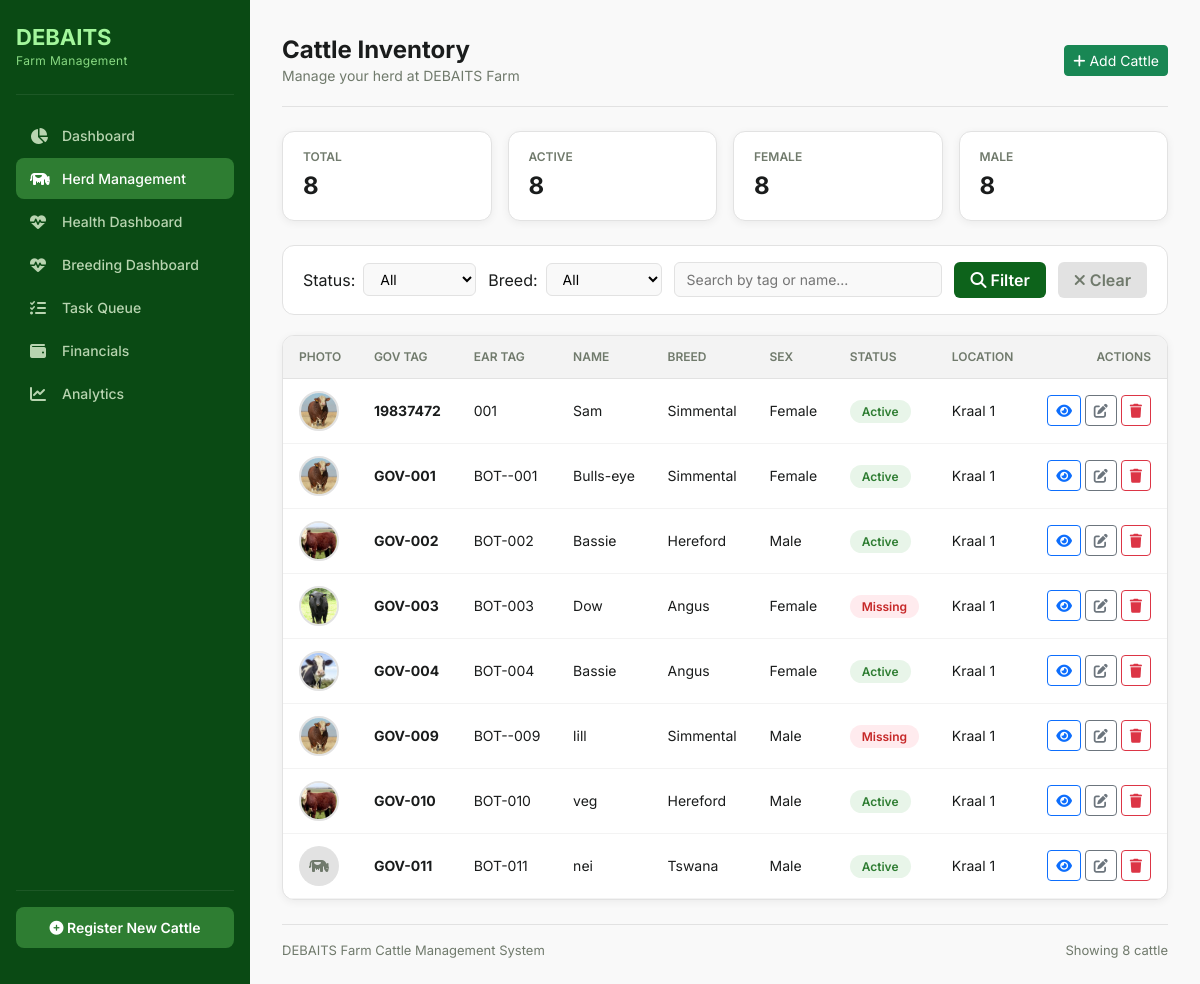
Screenshot of /cattle/ (signed in) with the database file from the repository.
### cattle/models.py (models this page shows, shortened)
class Cattle(models.Model):
    gov_tag = models.CharField(
        max_length=20,
        unique=True,
        help_text="Official Government Tag number"
    )
    ear_tag = models.CharField(
        max_length=20,
        unique=True,
        null=True,
        help_text="Unique identification tag number bought for animal"
    )
    name = models.CharField(
        max_length=100,
        blank=True,
        null=True,
        help_text="Optional name for the animal"
    )
    BREED_CHOICES=[
            ('Simmental', 'Simmental'),
            ('Brahman', 'Brahman'),
            ('Charalois', 'Charalois'),
            ('Angus', 'Angus'),
            ('Hereford', 'Hereford'),
            ('Tswana', 'Tswana'),
            ('Nguni', 'Nguni'),
            ('Crossbreed', 'Crossbreed'),
            ('Other','Other'),
        ]
    breed = models.CharField(max_length=50, choices=BREED_CHOICES)
    SEX_CHOICES = [
        ('Male', 'Male'),
        ('Female', 'Female'),
    ]
    sex = models.CharField(max_length=10, choices=SEX_CHOICES)
    date_of_birth = models.DateField(blank=True, null=True)
    COLOUR_CHOICES = [
        ('Tshumu', 'Tshumu'),
        ('Tsweu', 'Tsweu'),
        ('Naana', 'Naana'),
        ('Nala', 'Nala'),
        ('Tshumo e Bothaba', 'Tshumo e bothaba'),
        ('Tshumo e Bosetha', 'Tshumo e bosetha'),
        ('Khonou', 'Khonou'),
        ('Khunwana', 'Khunwana'),
        ('Tshwaana','Tshwaana'),
        ('Tubanaa', 'Tubana'),
        ('Tshunyana', 'Tshunyana'),
        ('Tshunyana e botlhabana', 'Tshunyana e botlhabana'),
        ('Tshetlha', 'Tshetlha'),
        ('Kgweba', 'Kgweba'),
        ('Tubana', 'Tubana'),
        ('Champana', 'Champana'),
        ('Tlhaba', 'Tlhaba'),
        ('Other', 'Other'),
    ]
    colour = models.CharField(max_length=50, choices=COLOUR_CHOICES, blank=True, null=True)
    STATUS_CHOICES = [
        ('Active', 'Active'),
        ('Sold', 'Sold'),
        ('Missing', 'Missing'),
        ('Deceased', 'Deceased'),
    ]
    current_status = models.CharField(
        max_length=20,
        choices=STATUS_CHOICES,
        default='Active'
    )
    HEALTH_STATUS_CHOICES = [
        ('Healthy', 'Healthy'),
        ('Sick', 'Sick'),
        ('Injury', 'Injury'),
        ('Under Treatment', 'Under Treatment'),
        ('Quarantined', 'Qurantined'),
    ]
    health_status = models.CharField(
        max_length=20,
        choices=HEALTH_STATUS_CHOICES,
        default='Healthy'
    )
    location = models.CharField(
        max_length=100,
        default='Kraal 1',
        help_text="Current kraal"
    )
    mother_gov_tag = models.CharField(
        max_length=20,
        blank=True,
        null=True,
        help_text="Government tag of mother"
     )
    father_gov_tag = models.CharField(
        max_length=20,
        blank=True,
        null=True,
        help_text="Government tag of father"
    )
    purchase_date = models.DateField(blank=True, null=True)
    purchase_price = models.DecimalField(
        max_digits=12,
        decimal_places=2,
        blank=True,
        null=True,
        help_text="Purchase price in BWP"
    )
    source_supplier = models.CharField(
        max_length=200,
        blank=True,
        null=True,
        help_text="Where the animal was purchased from"
    )
    photo = models.ImageField(
        upload_to='cattle_photos/',
        blank=True,
        null=True,
        help_text="Upload a photo of the animal"
    )
    notes = models.TextField(blank=True, null=True)
    created_date = models.DateTimeField(auto_now_add=True)
    updated_date = models.DateTimeField(auto_now=True)
    class Meta:
        ordering = ['gov_tag']
        verbose_name_plural = "Cattle"

### cattle/views.py (the view)
# urls.py: path('cattle/', views.cattle_list, name='cattle_list'),
@login_required
def cattle_list(request):
    cattle = Cattle.objects.all()
    status_filter = request.GET.get('status', '')
    breed_filter = request.GET.get('breed', '')
    search_query = request.GET.get('search', '')
    if status_filter:
        cattle = cattle.filter(current_status=status_filter)
    if breed_filter:
        cattle = cattle.filter(breed=breed_filter)
    if search_query:
        cattle = cattle.filter(
            Q(gov_tag__icontains=search_query) |
            Q(ear_tag__icontains=search_query) |
            Q(name__icontains=search_query)
        )
    all_breeds = Cattle.objects.values_list('breed', flat=True).distinct().order_by('breed')
    context = {
        'cattle': cattle,
        'all_breeds': all_breeds,
        'current_status': status_filter,
        'current_breed': breed_filter,
        'search_query': search_query,
        'status_choices': Cattle.STATUS_CHOICES,
    }
    return render(request, 'cattle/cattle_list.html', context)

### cattle/templates/cattle/cattle_list.html (shortened to what this page needs)
{% load static %}
<!DOCTYPE html>
<html lang="en">
<head>
    <link href="https://cdn.jsdelivr.net/npm/bootstrap@5.3.0/dist/css/bootstrap.min.css" rel="stylesheet">
    <link rel="stylesheet" href="https://cdnjs.cloudflare.com/ajax/libs/font-awesome/6.4.0/css/all.min.css">
</head>
<body>
<aside class="sidebar" id="sidebar">
    <div class="sidebar-brand">
        <h2> DEBAITS</h2>
        <p>Farm Management</p>
    </div>
    <nav class="sidebar-nav">
        <a href="{% url 'cattle:dashboard' %}"><i class="fas fa-chart-pie"></i> Dashboard</a>
        <a href="{% url 'cattle:cattle_list' %}" class="active"><i class="fas fa-cow"></i> Herd Management</a>
        <a href="{% url 'health:health_dashboard' %}"><i class="fas fa-heartbeat"></i> Health Dashboard</a>
        <a href="{% url 'breeding:breeding_dashboard' %}"><i class="fas fa-heartbeat"></i> Breeding Dashboard</a>
        <a href="#"><i class="fas fa-tasks"></i> Task Queue</a>
        <a href="#"><i class="fas fa-wallet"></i> Financials</a>
        <a href="#"><i class="fas fa-chart-line"></i> Analytics</a>
    </nav>
    <div class="sidebar-footer">
        <a href="{% url 'cattle:cattle_add' %}" class="btn-register"><i class="fas fa-plus-circle"></i> Register New Cattle</a>
    </div>
</aside>
<main class="main-content">
    <header class="topbar">
        <div>
            <h1>Cattle Inventory</h1>
            <p>Manage your herd at DEBAITS Farm</p>
        </div>
        <div>
            <a href="{% url 'cattle:cattle_add' %}" class="btn btn-success btn-sm"><i class="fas fa-plus"></i> Add Cattle</a>
        </div>
    </header>
    <section class="stats-grid">
        <div class="stat-card"><div class="label">Total</div><div class="value">{{ cattle|length }}</div></div>
        <div class="stat-card"><div class="label">Active</div><div class="value">{{ cattle|length }}</div></div>
        <div class="stat-card"><div class="label">Female</div><div class="value">{{ cattle|length }}</div></div>
        <div class="stat-card"><div class="label">Male</div><div class="value">{{ cattle|length }}</div></div>
    </section>
    <section class="filter-section">
        <form method="get" style="display: flex; flex-wrap: wrap; gap: 12px; width: 100%; align-items: center;">
            <div class="filter-group">
                <label>Status:</label>
                <select name="status">
                    <option value="">All</option>
                </select>
            </div>
            <div class="filter-group">
                <label>Breed:</label>
                <select name="breed">
                    <option value="">All</option>
                </select>
            </div>
            <div class="filter-group" style="flex:1;">
                <input type="text" name="search" placeholder="Search by tag or name..." value="{{ search_query }}" style="flex:1; min-width:150px;">
            </div>
            <button type="submit" class="btn-filter"><i class="fas fa-search"></i> Filter</button>
            <a href="{% url 'cattle:cattle_list' %}" class="btn-clear"><i class="fas fa-times"></i> Clear</a>
        </form>
    </section>
    <div class="table-container">
        <table>
            <thead>
                <tr>
                    <th>Photo</th>
                    <th>Gov Tag</th>
                    <th>Ear Tag</th>
                    <th>Name</th>
                    <th>Breed</th>
                    <th>Sex</th>
                    <th>Status</th>
                    <th>Location</th>
                    <th style="text-align:right;">Actions</th>
                </tr>
            </thead>
            <tbody>
                {% for animal in cattle %}
                <tr>
                    <td>{% if animal.photo %}
                        <image src="{{animal.photo.url}}" alt="{{ animal.gov_tag}}"   style="width:40px; height: 40px; object-fit: cover; border-radius: 50%; border: 2px solid var(--gray-200);">
                            {% else %}
                    <div style="width: 40px; height: 40px; background: var(--gray-200); border-radius: 50%; display: flex; align-items: center; justify-content: center;">
                        <i class="fas fa-cow" style="font-size: 16px; color: var(--gray-600);"></i>
                    </div>
                    {% endif %}
                    </td>
                    <td><strong>{{ animal.gov_tag }}</strong></td>
                    <td>{{ animal.ear_tag|default:"-" }}</td>
                    <td>{{ animal.name|default:"Unnamed" }}</td>
                    <td>{{ animal.breed }}</td>
                    <td>{{ animal.sex }}</td>
                    <td>
                        <span class="badge-status badge-{{ animal.current_status|lower }}">
                            {{ animal.current_status }}
                        </span>
                    </td>
                    <td>{{ animal.location|default:"Kraal 1" }}</td>
                    <td style="text-align:right; white-space: nowrap;">
                        <a href="{% url 'cattle:cattle_detail' animal.id %}" class="btn btn-sm btn-outline-primary" title="View Details"><i class="fas fa-eye"></i></a>
                        <a href="{% url 'cattle:cattle_edit' animal.id %}" class="btn btn-sm btn-outline-secondary" title="Edit"><i class="fas fa-edit"></i></a>
                        <a href="{% url 'cattle:cattle_delete' animal.id %}" class="btn btn-sm btn-outline-danger" title="Delete"
                         onclick="return confirm('Are you sure you want to delete {{ animal.gov_tag }}? This cannot be undone!');">
                           <i class="fas fa-trash"></i>
                            </a>
                    </td>
                </tr>
                {% endfor %}
            </tbody>
        </table>
    </div>
    <footer style="margin-top: 24px; padding-top: 16px; border-top: 1px solid var(--gray-200); font-size: 13px; color: var(--gray-600); display: flex; justify-content: space-between;">
        <span>DEBAITS Farm Cattle Management System</span>
        <span>Showing {{ cattle|length }} cattle</span>
    </footer>
</main>
</body>
</html>

### cattle/templates/cattle/cattle_list.html (style rules this page uses)
:root { --primary: #0d631b; --primary-dark: #0a4a14; --primary-light: #2e7d32; --secondary: #2a6b2c; --gray-50: #f9f9f9; --gray-100: #f3f3f3; --gray-200: #e2e2e2; --gray-300: #bfcaba; --gray-600: #707a6c; --gray-900: #1a1c1c; --white: #ffffff; --red: #ba1a1a; --orange: #e65100; --blue: #1a73e8; --shadow: 0 2px 8px rgba(0,0,0,0.06); --radius: 12px; }
* { margin: 0; padding: 0; box-sizing: border-box; }
body { font-family: 'Inter', sans-serif; background: var(--gray-50); color: var(--gray-900); }
.sidebar { width: 250px; min-height: 100vh; background: var(--primary-dark); color: white; padding: 24px 16px; position: fixed; left: 0; top: 0; bottom: 0; z-index: 1000; display: flex; flex-direction: column; }
.sidebar-brand { padding-bottom: 24px; border-bottom: 1px solid rgba(255,255,255,0.08); margin-bottom: 20px; }
.sidebar-brand h2 { font-size: 22px; font-weight: 700; color: #a3f69c; margin: 0; }
.sidebar-brand p { font-size: 12px; color: #88d982; margin: 2px 0 0 0; letter-spacing: 0.03em; }
.sidebar-nav { flex: 1; display: flex; flex-direction: column; gap: 2px; }
.sidebar-nav a { display: flex; align-items: center; gap: 12px; padding: 10px 14px; border-radius: 8px; color: #b8d4b0; text-decoration: none; font-size: 14px; font-weight: 500; transition: all 0.2s; }
.sidebar-nav a.active { background: var(--primary-light); color: white; }
.sidebar-nav a i { width: 20px; font-size: 16px; }
.sidebar-footer { border-top: 1px solid rgba(255,255,255,0.08); padding-top: 16px; margin-top: auto; }
.btn-register { display: block; width: 100%; padding: 10px; background: var(--primary-light); color: white; border: none; border-radius: 8px; font-weight: 600; font-size: 14px; text-align: center; text-decoration: none; margin-bottom: 12px; }
.main-content { margin-left: 250px; padding: 24px 32px; min-height: 100vh; }
.topbar { display: flex; justify-content: space-between; align-items: center; padding: 12px 0 20px 0; border-bottom: 1px solid var(--gray-200); margin-bottom: 24px; }
.topbar h1 { font-size: 24px; font-weight: 700; margin: 0; }
.topbar p { color: var(--gray-600); margin: 0; font-size: 14px; }
.stats-grid { display: grid; grid-template-columns: repeat(auto-fit, minmax(150px, 1fr)); gap: 16px; margin-bottom: 24px; }
.stat-card { background: var(--white); padding: 16px 20px; border-radius: var(--radius); border: 1px solid var(--gray-200); box-shadow: var(--shadow); }
.stat-card .label { font-size: 12px; font-weight: 600; text-transform: uppercase; color: var(--gray-600); }
.stat-card .value { font-size: 24px; font-weight: 700; margin-top: 2px; }
.filter-section { background: var(--white); padding: 16px 20px; border-radius: var(--radius); border: 1px solid var(--gray-200); margin-bottom: 20px; display: flex; flex-wrap: wrap; align-items: center; gap: 12px; }
.filter-section .filter-group { display: flex; align-items: center; gap: 8px; }
.filter-section select, .filter-section input { padding: 6px 12px; border: 1px solid var(--gray-200); border-radius: 6px; font-size: 14px; background: var(--gray-50); outline: none; }
.filter-section .btn-filter { padding: 6px 16px; background: var(--primary); color: white; border: none; border-radius: 6px; font-weight: 600; cursor: pointer; }
.filter-section .btn-clear { padding: 6px 16px; background: var(--gray-200); color: var(--gray-600); border: none; border-radius: 6px; font-weight: 600; cursor: pointer; text-decoration: none; }
.table-container { background: var(--white); border-radius: var(--radius); border: 1px solid var(--gray-200); overflow: hidden; box-shadow: var(--shadow); }
.table-container table { width: 100%; border-collapse: collapse; }
.table-container th { background: var(--gray-100); padding: 12px 16px; text-align: left; font-size: 12px; font-weight: 600; text-transform: uppercase; color: var(--gray-600); border-bottom: 1px solid var(--gray-200); }
.table-container td { padding: 12px 16px; border-bottom: 1px solid var(--gray-100); font-size: 14px; }
.badge-status { padding: 4px 12px; border-radius: 50px; font-size: 12px; font-weight: 600; }
.badge-active { background: #e8f5e9; color: #2e7d32; }
.badge-missing { background: #ffebee; color: #c62828; }

### rows the page displays
Cattle: photo (picture), gov_tag "19837472", ear_tag "001", name "Sam", breed "Simmental", sex "Female", current_status "Active", location "Kraal 1"
Cattle: photo (picture), gov_tag "GOV-001", ear_tag "BOT--001", name "Bulls-eye", breed "Simmental", sex "Female", current_status "Active", location "Kraal 1"
Cattle: photo (picture), gov_tag "GOV-002", ear_tag "BOT-002", name "Bassie", breed "Hereford", sex "Male", current_status "Active", location "Kraal 1"
Cattle: photo (picture), gov_tag "GOV-003", ear_tag "BOT-003", name "Dow", breed "Angus", sex "Female", current_status "Missing", location "Kraal 1"
Cattle: photo (picture), gov_tag "GOV-004", ear_tag "BOT-004", name "Bassie", breed "Angus", sex "Female", current_status "Active", location "Kraal 1"
Cattle: photo (picture), gov_tag "GOV-009", ear_tag "BOT--009", name "lill", breed "Simmental", sex "Male", current_status "Missing", location "Kraal 1"
Cattle: photo (picture), gov_tag "GOV-010", ear_tag "BOT-010", name "veg", breed "Hereford", sex "Male", current_status "Active", location "Kraal 1"
Cattle: gov_tag "GOV-011", ear_tag "BOT-011", name "nei", breed "Tswana", sex "Male", current_status "Active", location "Kraal 1"

### other values shown
{{ cattle|length }} "8"
